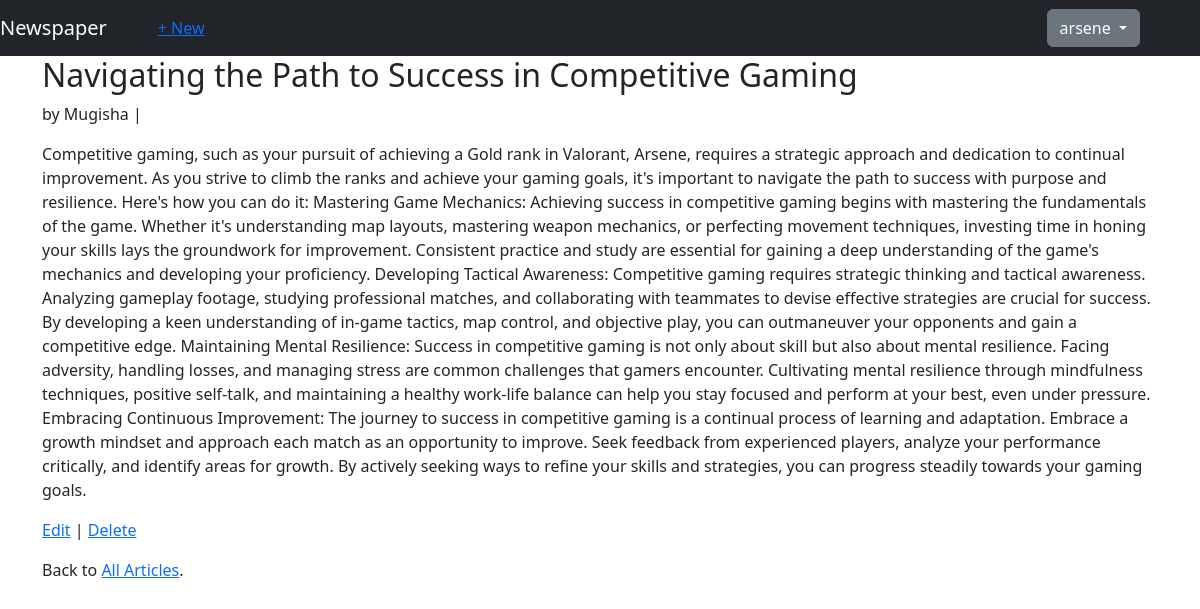
Page /articles/3/ (signed in) on the committed database.
### users/models.py (models this page shows)
class CustomUser(AbstractUser):
    is_author = models.BooleanField(default=False)
    age = models.PositiveIntegerField(null=True,blank=True)
    email = models.EmailField(max_length=254,unique=True,null=False,blank=False)
    USERNAME_FIELD = 'email'
    REQUIRED_FIELDS = ['username','password']

### articles/models.py (models this page shows, shortened)
class Article(models.Model):
    title = models.CharField(max_length=100)
    body = models.TextField()
    data = models.DateField(auto_now_add=True)
    author = models.ForeignKey(get_user_model(),on_delete=models.CASCADE)

### articles/views.py (the view)
# urls.py: path('<int:pk>/',ArticleDetailsView.as_view(), name='article_details'), # new
class ArticleDetailsView(LoginRequiredMixin,DetailView):
    model = Article
    template_name = 'articles/article_details.html'
    login_url = 'login'

### templates/articles/article_details.html
{% extends 'base.html' %}
{% block content %}
<div class="article-entry">
<h2>{{ object.title }}</h2>
<p>by {{ object.author.username }} | {{ object.date }}</p>
<p>{{ object.body }}</p>
</div>
<p><a href="{% url 'article_edit' article.pk %}">Edit</a> |
<a href="{% url 'article_delete' article.pk %}">Delete</a></p>
<p>Back to <a href="{% url 'articles_list' %}">All Articles</a>.</p>
{% endblock content %}

### templates/base.html (shortened to what this page needs)
<!DOCTYPE html>
<html lang="en">
  <head>
    <link rel="stylesheet"
    href="https://cdn.jsdelivr.net/npm/bootstrap@5.3.3/dist/css/bootstrap.min.css">
  <body>
    <main>
        <nav class="navbar navbar-expand-lg bg-dark">
            <a class="navbar-brand text-white" href="{% url 'home' %}">Newspaper</a>
                 <div class="container-fluid ml-7">
                            {% if request.user.is_authenticated %}
<li class="nav-item"><a href="{% url 'article_new' %}">+ New</a></li>
                            <div class="dropdown">
                                    <button class="btn btn-secondary dropdown-toggle mx-5" type="button" data-bs-toggle="dropdown" aria-expanded="false">
                                        {{request.user.username}}
                                    </button>
                                    </div>
                        {% endif %}
                </div>
        </nav>
      <div class="container">{% block content %} {% endblock content %}</div>
    </main>
  </body>
</html>

### rows in the picture
CustomUser: user.username "arsene"
Article: title "Navigating the Path to Success in Competitive Gaming", author.username "Mugisha", body "Competitive gaming, such as your pursuit of achieving a Gold rank in Valorant, Arsene, requires a strategic approach and dedication to continual improvement. As you strive to climb the ranks and achieve your gaming goals, it's important to navigate the path to success with purpose and resilience. Here's how you can do it: Mastering Game Mechanics: Achieving success in competitive gaming begins with mastering the fundamentals of the game. Whether it's understanding map layouts, mastering weapon mechanics, or perfecting movement techniques, investing time in honing your skills lays the groundwork for improvement. Consistent practice and study are essential for gaining a deep understanding of…"
